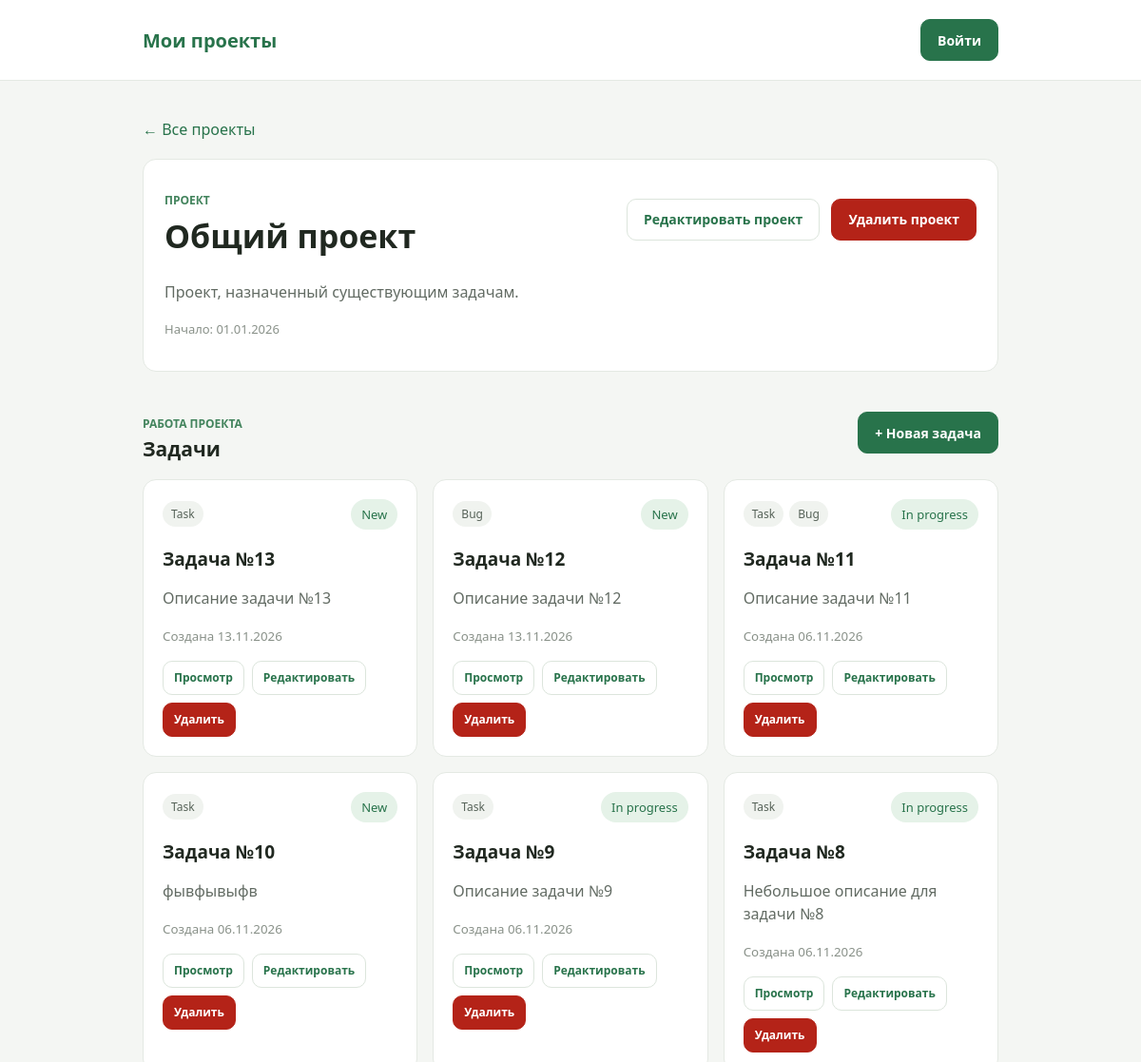
The app's page /projects/1/ (upper part), older data.
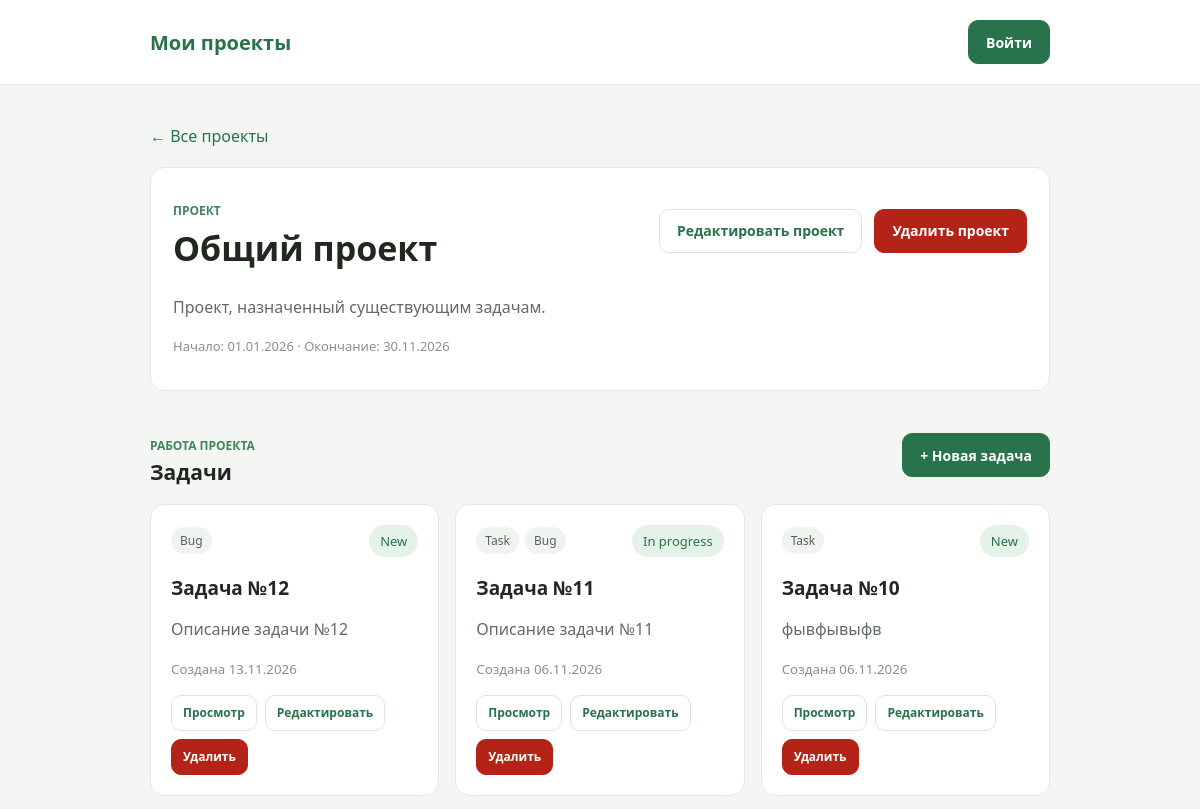
The same page, newer data.
### task_man/models/type.py (models this page shows)
class Type(models.Model):
    type = models.CharField(max_length=40)
    class Meta:
        verbose_name = 'Тип задачи'
        verbose_name_plural = 'Типы задач'
    def __str__(self):
        return f'{self.type}'

### task_man/models/task.py (models this page shows, shortened)
class Task(models.Model):
    project = models.ForeignKey('task_man.Project', on_delete=models.CASCADE, related_name='tasks')
    is_deleted = models.BooleanField(default=False, editable=False)
    summary = models.CharField(max_length=100, validators=(MinLengthValidator(10),))
    description = models.TextField(validators=[validate_forbidden_words])
    status = models.ForeignKey('task_man.Status', on_delete=models.PROTECT)
    types = models.ManyToManyField('task_man.Type', related_name='tasks', blank=True)
    created_at = models.DateTimeField(auto_now_add=True)
    updated_at = models.DateTimeField(auto_now=True)
    class Meta:
        verbose_name = 'Задача'
        verbose_name_plural = 'Задачи'
        ordering = ['-created_at']

### task_man/models/status.py (models this page shows)
class Status(models.Model):
    status = models.CharField(max_length=40)
    class Meta:
        verbose_name = 'Статус задачи'
        verbose_name_plural = 'Статусы задач'
    def __str__(self):
        return f'{self.status}'

### task_man/models/project.py (models this page shows, shortened)
class Project(models.Model):
    start_date = models.DateField(null=False, blank=False)
    end_date = models.DateField(null=True, blank=True)
    title = models.CharField(max_length=200, null=False, blank=False)
    description = models.TextField(null=False, blank=False)
    class Meta:
        verbose_name = 'Проект'
        verbose_name_plural = 'Проекты'
        ordering = ['-start_date']

### task_man/views/project_views.py (the view)
# urls.py: path('projects/<int:pk>/', views.ProjectDetailView.as_view(), name='project_detail'),
class ProjectDetailView(DetailView):
    model = Project
    template_name = 'project/project_detail.html'
    context_object_name = 'project'
    def get_context_data(self, **kwargs):
        context = super().get_context_data(**kwargs)
        context['tasks'] = (
            self.object.tasks.filter(is_deleted=False)
            .select_related('status')
            .prefetch_related('types')
        )
        return context

### task_man/templates/project/project_detail.html (shortened to what this page needs)
{% extends 'base.html' %}
{% block content %}
    <a class="back-link" href="{% url 'projects_view' %}">← Все проекты</a>
    <section class="project-overview">
        <div class="page-heading">
            <div>
                <p class="eyebrow">Проект</p>
                <h1>{{ project.title }}</h1>
            </div>
            <div class="heading-actions">
                <a class="button button-secondary" href="{% url 'project_update' pk=project.pk %}">Редактировать проект</a>
                <a class="button button-danger" href="{% url 'project_delete' pk=project.pk %}">Удалить проект</a>
            </div>
        </div>
        <p class="project-description">{{ project.description|linebreaksbr }}</p>
        <p class="muted">
            Начало: {{ project.start_date|date:"d.m.Y" }}
            {% if project.end_date %} · Окончание: {{ project.end_date|date:"d.m.Y" }}{% endif %}
        </p>
    </section>
    <div class="section-heading">
        <div>
            <p class="eyebrow">Работа проекта</p>
            <h2>Задачи</h2>
        </div>
        <a class="button" href="{% url 'task_add' project_pk=project.pk %}">+ Новая задача</a>
    </div>
    {% if tasks %}
        <section class="task-list" aria-label="Задачи проекта">
            {% for task in tasks %}
                <article class="task-card">
                    <div class="task-meta">
                        <div class="task-types">
                            {% for task_type in task.types.all %}
                                <span class="type-chip">{{ task_type }}</span>
                            {% empty %}
                                <span class="muted">Типы не выбраны</span>
                            {% endfor %}
                        </div>
                        <span class="status">{{ task.status }}</span>
                    </div>
                    <h3>
                        <a class="task-title-link" href="{% url 'task_view' task_pk=task.pk %}">
                            {{ task.summary }}
                        </a>
                    </h3>
                    <p>{{ task.description|truncatewords:24 }}</p>
                    <small>Создана {{ task.created_at|date:"d.m.Y" }}</small>
                    <div class="task-actions">
                        <a class="button button-secondary button-small" href="{% url 'task_view' task_pk=task.pk %}">Просмотр</a>
                        <a class="button button-secondary button-small" href="{% url 'task_edit' task_pk=task.pk %}">Редактировать</a>
                        <form method="post" action="{% url 'task_delete' task_pk=task.pk %}">
                            <button class="button button-danger button-small" type="submit">Удалить</button>
                        </form>
                    </div>
                </article>
            {% endfor %}
        </section>
    {% else %}
        <section class="empty-state">
            <h2>В проекте пока нет задач</h2>
            <p>Создай задачу — она сразу будет привязана к этому проекту.</p>
        </section>
    {% endif %}
{% endblock %}

Row changes from the older to the newer data that the page shows:
removed Task: status "New", summary "Задача №13", description "Описание задачи №13", created_at "13.11.2026", Type (type "Task")
no longer on this page (row unchanged): Task: status "In progress", summary "Задача №9", description "Описание задачи №9", created_at "06.11.2026", Type (type "Task")
no longer on this page (row unchanged): Task: status "In progress", summary "Задача №8", description "Небольшое описание для задачи №8", created_at "06.11.2026", Type (type "Task")
changed Project "Общий проект": end_date (not shown) → "30.11.2026"
Text that changed along with them:
text now shown: "· Окончание:"
